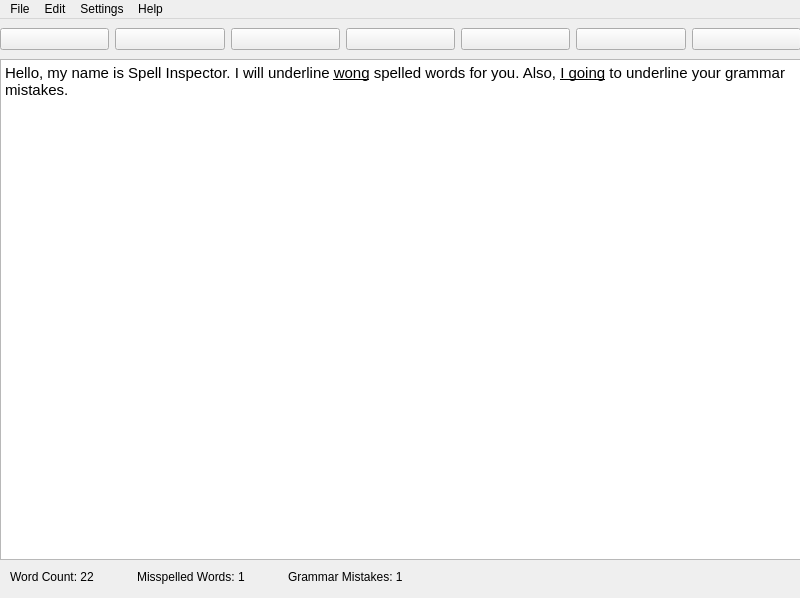
<?xml version="1.0" encoding="UTF-8"?>
<ui version="4.0">
 <class>MainWindow</class>
 <widget class="QMainWindow" name="MainWindow">
  <property name="geometry">
   <rect>
    <x>0</x>
    <y>0</y>
    <width>800</width>
    <height>598</height>
   </rect>
  </property>
  <property name="windowTitle">
   <string>Spell Inspector</string>
  </property>
  <widget class="QWidget" name="centralwidget">
   <widget class="QWidget" name="horizontalLayoutWidget">
    <property name="geometry">
     <rect>
      <x>0</x>
      <y>0</y>
      <width>801</width>
      <height>41</height>
     </rect>
    </property>
    <layout class="QHBoxLayout" name="horizontalLayout">
     <item>
      <widget class="QPushButton" name="pushButton_5">
       <property name="text">
        <string/>
       </property>
       <property name="icon">
        <iconset resource="main.qrc">
         <normaloff>:/newPrefix/addFileIcon.png</normaloff>:/newPrefix/addFileIcon.png</iconset>
       </property>
      </widget>
     </item>
     <item>
      <widget class="QPushButton" name="pushButton_4">
       <property name="text">
        <string/>
       </property>
       <property name="icon">
        <iconset resource="main.qrc">
         <normaloff>:/newPrefix/openIcon.png</normaloff>:/newPrefix/openIcon.png</iconset>
       </property>
      </widget>
     </item>
     <item>
      <widget class="QPushButton" name="pushButton_3">
       <property name="text">
        <string/>
       </property>
       <property name="icon">
        <iconset resource="main.qrc">
         <normaloff>:/newPrefix/saveIcon.png</normaloff>:/newPrefix/saveIcon.png</iconset>
       </property>
      </widget>
     </item>
     <item>
      <widget class="QPushButton" name="pushButton_2">
       <property name="text">
        <string/>
       </property>
       <property name="icon">
        <iconset resource="main.qrc">
         <normaloff>:/newPrefix/spellCheckIcon.png</normaloff>:/newPrefix/spellCheckIcon.png</iconset>
       </property>
      </widget>
     </item>
     <item>
      <widget class="QPushButton" name="pushButton">
       <property name="text">
        <string/>
       </property>
       <property name="icon">
        <iconset resource="main.qrc">
         <normaloff>:/newPrefix/autoIcon.png</normaloff>:/newPrefix/autoIcon.png</iconset>
       </property>
      </widget>
     </item>
     <item>
      <widget class="QPushButton" name="pushButton_6">
       <property name="text">
        <string/>
       </property>
       <property name="icon">
        <iconset resource="main.qrc">
         <normaloff>:/newPrefix/increaseIcon.png</normaloff>:/newPrefix/increaseIcon.png</iconset>
       </property>
      </widget>
     </item>
     <item>
      <widget class="QPushButton" name="pushButton_7">
       <property name="text">
        <string/>
       </property>
       <property name="icon">
        <iconset resource="main.qrc">
         <normaloff>:/newPrefix/decreaseIcon.png</normaloff>:/newPrefix/decreaseIcon.png</iconset>
       </property>
      </widget>
     </item>
    </layout>
   </widget>
   <widget class="QTextEdit" name="textEdit">
    <property name="geometry">
     <rect>
      <x>0</x>
      <y>40</y>
      <width>801</width>
      <height>501</height>
     </rect>
    </property>
    <property name="html">
     <string>&lt;!DOCTYPE HTML PUBLIC &quot;-//W3C//DTD HTML 4.0//EN&quot; &quot;http://www.w3.org/TR/REC-html40/strict.dtd&quot;&gt;
&lt;html&gt;&lt;head&gt;&lt;meta name=&quot;qrichtext&quot; content=&quot;1&quot; /&gt;&lt;style type=&quot;text/css&quot;&gt;
p, li { white-space: pre-wrap; }
&lt;/style&gt;&lt;/head&gt;&lt;body style=&quot; font-family:'MS Shell Dlg 2'; font-size:7.5pt; font-weight:400; font-style:normal;&quot;&gt;
&lt;p style=&quot; margin-top:0px; margin-bottom:0px; margin-left:0px; margin-right:0px; -qt-block-indent:0; text-indent:0px;&quot;&gt;&lt;span style=&quot; font-size:11pt;&quot;&gt;Hello, my name is Spell Inspector. I will underline &lt;/span&gt;&lt;span style=&quot; font-size:11pt; text-decoration: underline;&quot;&gt;wong&lt;/span&gt;&lt;span style=&quot; font-size:11pt;&quot;&gt; spelled words for you. Also, &lt;/span&gt;&lt;span style=&quot; font-size:11pt; text-decoration: underline;&quot;&gt;I going&lt;/span&gt;&lt;span style=&quot; font-size:11pt;&quot;&gt; to underline your grammar mistakes.&lt;/span&gt;&lt;/p&gt;&lt;/body&gt;&lt;/html&gt;</string>
    </property>
   </widget>
   <widget class="QLabel" name="label">
    <property name="geometry">
     <rect>
      <x>10</x>
      <y>550</y>
      <width>771</width>
      <height>16</height>
     </rect>
    </property>
    <property name="text">
     <string>Word Count: 22             Misspelled Words: 1             Grammar Mistakes: 1</string>
    </property>
   </widget>
  </widget>
  <widget class="QMenuBar" name="menubar">
   <property name="geometry">
    <rect>
     <x>0</x>
     <y>0</y>
     <width>800</width>
     <height>26</height>
    </rect>
   </property>
   <widget class="QMenu" name="menuHgdfr">
    <property name="title">
     <string>File</string>
    </property>
    <addaction name="actionNew"/>
    <addaction name="actionOpen"/>
    <addaction name="separator"/>
    <addaction name="actionSave"/>
    <addaction name="actionSave_As"/>
    <addaction name="separator"/>
    <addaction name="actionQuit"/>
   </widget>
   <widget class="QMenu" name="menuOptiojs">
    <property name="title">
     <string>Settings</string>
    </property>
    <widget class="QMenu" name="menuLanguage">
     <property name="title">
      <string>Language</string>
     </property>
     <addaction name="actionEnglish"/>
     <addaction name="actionTurkish"/>
    </widget>
    <addaction name="actionOnline_Mode"/>
    <addaction name="menuLanguage"/>
   </widget>
   <widget class="QMenu" name="menuFont">
    <property name="title">
     <string>Edit</string>
    </property>
    <widget class="QMenu" name="menuFont_2">
     <property name="title">
      <string>Text</string>
     </property>
     <addaction name="actionSize"/>
     <addaction name="actionColor"/>
     <addaction name="actionFon"/>
    </widget>
    <widget class="QMenu" name="menuBackground">
     <property name="title">
      <string>Background</string>
     </property>
     <addaction name="actionColor_2"/>
    </widget>
    <addaction name="menuFont_2"/>
    <addaction name="menuBackground"/>
   </widget>
   <widget class="QMenu" name="menuHelp">
    <property name="title">
     <string>Help</string>
    </property>
    <addaction name="actionAbout"/>
   </widget>
   <addaction name="menuHgdfr"/>
   <addaction name="menuFont"/>
   <addaction name="menuOptiojs"/>
   <addaction name="menuHelp"/>
  </widget>
  <action name="actionHhu">
   <property name="text">
    <string>hhuı</string>
   </property>
  </action>
  <action name="actionOnline_Mode">
   <property name="text">
    <string>Online Mode </string>
   </property>
  </action>
  <action name="actionSave">
   <property name="text">
    <string>Save</string>
   </property>
  </action>
  <action name="actionSave_As">
   <property name="text">
    <string>Save As</string>
   </property>
  </action>
  <action name="actionOpen">
   <property name="text">
    <string>Open</string>
   </property>
  </action>
  <action name="actionNew">
   <property name="text">
    <string>New</string>
   </property>
  </action>
  <action name="actionQuit">
   <property name="text">
    <string>Quit</string>
   </property>
  </action>
  <action name="actionFomt">
   <property name="text">
    <string>Fomt</string>
   </property>
  </action>
  <action name="actionSize">
   <property name="text">
    <string>Size</string>
   </property>
  </action>
  <action name="actionColor">
   <property name="text">
    <string>Color</string>
   </property>
  </action>
  <action name="actionFon">
   <property name="text">
    <string>Typeface</string>
   </property>
  </action>
  <action name="actionColor_2">
   <property name="text">
    <string>Color</string>
   </property>
  </action>
  <action name="actionAbout">
   <property name="text">
    <string>About</string>
   </property>
  </action>
  <action name="actionEnglish">
   <property name="text">
    <string>English</string>
   </property>
  </action>
  <action name="actionTurkish">
   <property name="text">
    <string>Turkish</string>
   </property>
  </action>
 </widget>
 <resources>
  <include location="main.qrc"/>
 </resources>
 <connections/>
</ui>
